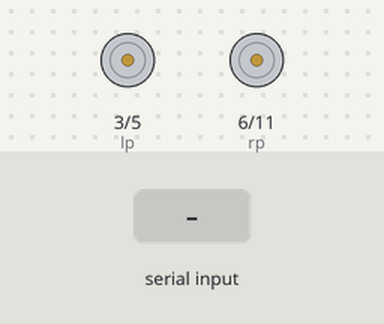
Recording of a sketch running on a simulated Arduino Uno, built with avr-gcc and run on an emulated ATmega328P. On the bench: motor-driver pin pairs drawn as motors (green arrow = first pin HIGH = forward, orange = second pin HIGH = backward, longer = more drive). The inputs (shaded band) are chosen by the test bench.

Above: at 1.2 s.
1.3 s: "L" received over the second serial link
At 2.4 s:
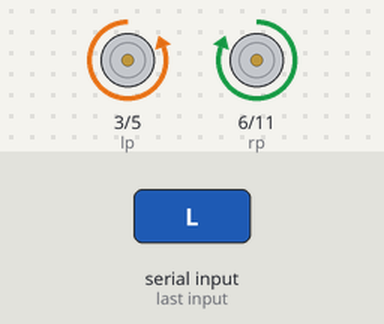
2.8 s: "R" received over the second serial link
At 3.6 s:
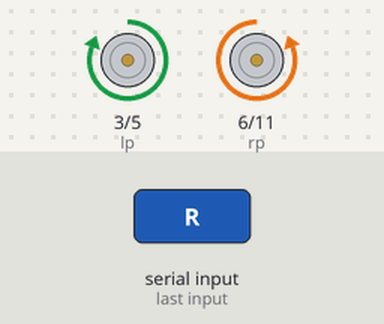
4.3 s: "F" received over the second serial link
At 4.7 s:
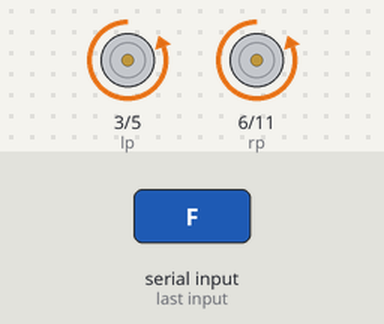
5.8 s: "B" received over the second serial link
At 7.0 s:
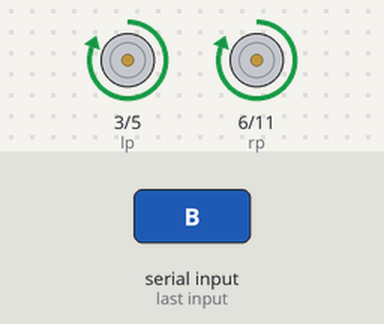
Timing chart, 0 to 8.3 s (numbered marks = the images above; inputs shaded):
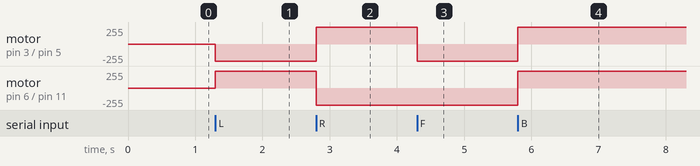

Measured:
- after the input at 1.3 s, motor on pin 3 (lp) / pin 5 (ln): stopped → backward 255/255 at once; motor on pin 6 (rp) / pin 11 (rn): stopped → forward 255/255 at once
- after the input at 2.8 s, motor on pin 3 (lp) / pin 5 (ln): backward 255/255 → forward 255/255 at once; motor on pin 6 (rp) / pin 11 (rn): forward 255/255 → backward 255/255 at once
- after the input at 4.3 s, motor on pin 3 (lp) / pin 5 (ln): forward 255/255 → backward 255/255 at once
- after the input at 5.8 s, motor on pin 3 (lp) / pin 5 (ln), motor on pin 6 (rp) / pin 11 (rn): backward 255/255 → forward 255/255 at once

The sketch:

rover1.ino
```cpp
        #include <SoftwareSerial.h>
        SoftwareSerial SSerial (9,10);
        char b[5];
        int speed = 255;
        int lp = 3;
        int ln = 5;
        int rp = 6;
        int rn = 11;
        void setup() {
          // put your setup code here, to run once:
          SSerial.begin(9600);
        }

        void loop() {
          // put your main code here, to run repeatedly:
          if(SSerial.available()){
            switch(SSerial.read()){
              case 'L' :
                analogWrite(lp,0);
                analogWrite(ln,speed);
                analogWrite(rp,speed);
                analogWrite(rn,0);
              break;
              case 'R' :
                analogWrite(rp,0);
                analogWrite(rn,speed);
                analogWrite(lp,speed);
                analogWrite(ln,0);
              break;
              case 'F' :
                analogWrite(lp,0);
                analogWrite(ln,speed);
                analogWrite(rp,0);
                analogWrite(rn,speed);
              break;
              case 'B' :
                analogWrite(lp,speed);
                analogWrite(ln,0);
                analogWrite(rp,speed);
                analogWrite(rn,0);
              break;
              case 'S' :
                analogWrite(lp,0);
                analogWrite(ln,0);
                analogWrite(rp,0);
                analogWrite(rn,0);
              break;
            }
          }
        }
```
